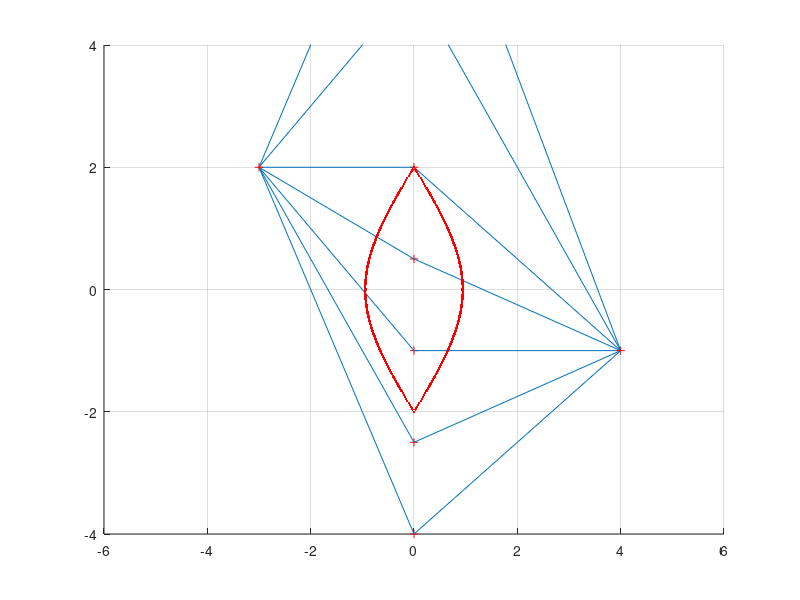

Here is the MATLAB script that generated this plot:
%% uppgift a
ks = [-2 -1.5 -1 -0.5 0 1 2];
ds = [];
lines = [];
n1 = 1.7;
n2 = 1.5;
ax = -3;
ay = 2;
bx = 4;
by = -1;

hold on
grid on
axis([-10 10 -10 10]);

for k = ks
    f = @(x) k.*(x-ax)+ay;
    cx = 0;
    cy = f(0);
    plot(cx,cy, 'r+')
    
    line([ax cx], [ay cy]); 
    line([cx bx], [cy by]);
    
    ds(end+1) = n1.*norm([ax ay] - [cx cy]) + n2.*norm([cx cy] - [bx by]);
end

k = find(ds==min(ds))

plot(ax,ay, 'r+')
plot(bx,by, 'r+')

%% uppgift b
close all
clear all
hold on
grid on


a = 4;
r = 2;
n = 1.5;
s = hypot(a, r);

axis([-(a+2) (a+2) -(r+2) (r+2)])

theta  = linspace(0, atan(r/a));
b = (s.*cos(theta) - a) ./ (n.*cos(theta)-1);
h = (a-b).*tan(theta);
plot(-b, h, 'r.');
plot(b, h, 'r.');
plot(-b, -h, 'r.');
plot(b, -h, 'r.');

